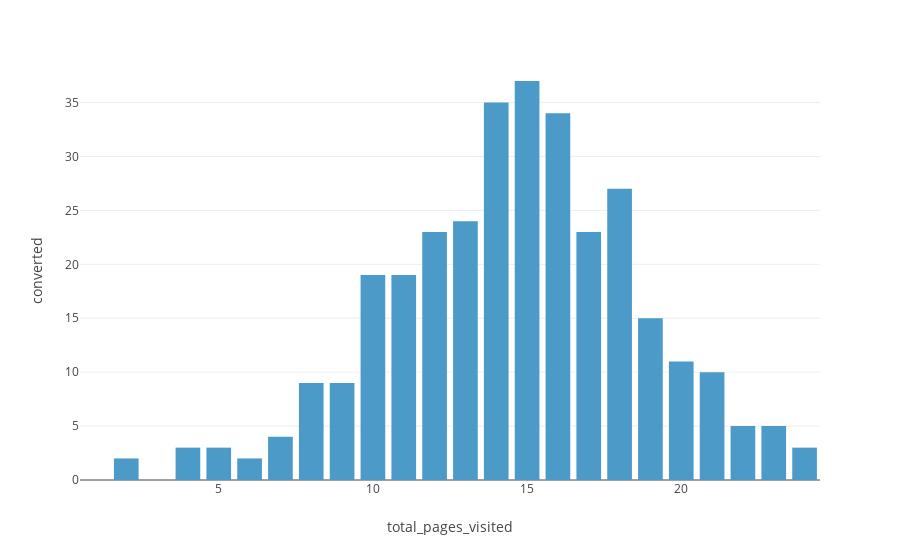

Write notebook code for a chart like this one.
### Code cell
px.bar(data_temp,x='total_pages_visited',y='converted')

### Figure 1 — Plotly figure (JSON) as saved in the notebook; plotly's stock layout.template omitted (floating-point values rounded to 4 significant figures)
{"data": [{"alignmentgroup": "True", "hovertemplate": "total_pages_visited=%{x}<br>converted=%{y}<extra></extra>", "legendgroup": "", "marker": {"color": "#4B9AC7", "pattern": {"shape": ""}}, "name": "", "offsetgroup": "", "orientation": "v", "showlegend": false, "textposition": "auto", "type": "bar", "x": [1, 2, 3, 4, 5, 6, 7, 8, 9, 10, 11, 12, 13, 14, 15, 16, 17, 18, 19, 20, 21, 22, 23, 24], "xaxis": "x", "y": [0, 2, 0, 3, 3, 2, 4, 9, 9, 19, 19, 23, 24, 35, 37, 34, 23, 27, 15, 11, 10, 5, 5, 3], "yaxis": "y"}], "layout": {"barmode": "relative", "legend": {"tracegroupgap": 0}, "margin": {"t": 60}, "xaxis": {"anchor": "y", "domain": [0, 1], "title": {"text": "total_pages_visited"}}, "yaxis": {"anchor": "x", "domain": [0, 1], "title": {"text": "converted"}}}}
